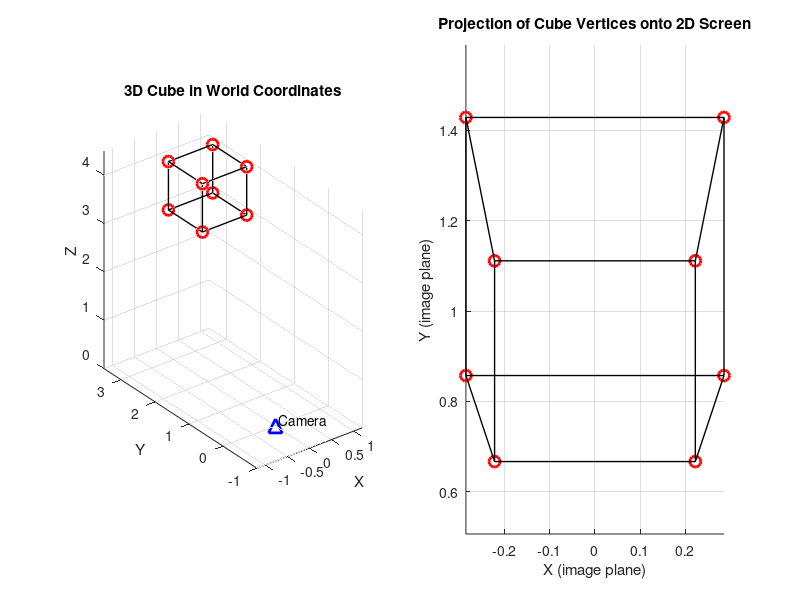

Source code (MATLAB):
% MATLAB program to project 3D cube vertices onto a 2D screen using basic lens formulas
% with camera position and adjusted cube position.

% Clear workspace and command window
clear; clc; close all;

% Define the vertices of the cube in 3D space (centered at origin initially)
cubeVertices = [
    -0.5 -0.5 0.5;  % Vertex 1
     0.5 -0.5 0.5;  % Vertex 2
     0.5  0.5 0.5;  % Vertex 3
    -0.5  0.5 0.5;  % Vertex 4
    -0.5 -0.5 1.5;  % Vertex 5
     0.5 -0.5 1.5;  % Vertex 6
     0.5  0.5 1.5;  % Vertex 7
    -0.5  0.5 1.5   % Vertex 8
];

% Translate the cube to a new position
% Move the cube 2 units up along the y-axis and 3 units forward along the z-axis
cubeTranslation = [0, 2, 3]; % [x, y, z]
cubeVertices = cubeVertices + cubeTranslation;

% Define the pinhole camera position
cameraPosition = [0, 0, 0]; % Camera at origin

% Pinhole camera parameters
focalLength = 2; % Distance of the pinhole from the image plane (units)

% Initialize matrix for projected points
projectedVertices = zeros(size(cubeVertices, 1), 2);

% Apply the lens formula for each vertex
for i = 1:size(cubeVertices, 1)
    % Relative position of the vertex with respect to the camera
    x_rel = cubeVertices(i, 1) - cameraPosition(1);
    y_rel = cubeVertices(i, 2) - cameraPosition(2);
    z_rel = cubeVertices(i, 3) - cameraPosition(3);
    
    % Ensure z_rel > 0 to avoid projection issues
    if z_rel > 0
        x_proj = focalLength * (x_rel / z_rel); % Projected x-coordinate
        y_proj = focalLength * (y_rel / z_rel); % Projected y-coordinate
        projectedVertices(i, :) = [x_proj, y_proj];
    else
        % If z_rel <= 0, projection is undefined (behind the camera)
        projectedVertices(i, :) = [NaN, NaN];
    end
end

% Plot the 3D cube in its translated position
figure;

% First subplot for 3D visualization
subplot(1, 2, 1); 
hold on;
grid on;
title('3D Cube in World Coordinates');
xlabel('X');
ylabel('Y');
zlabel('Z');
axis equal;
view(3);

% Plot cube vertices in 3D
plot3(cubeVertices(:, 1), cubeVertices(:, 2), cubeVertices(:, 3), 'ro', 'MarkerSize', 8, 'LineWidth', 2);

% Connect the cube vertices with lines in 3D (forming cube edges)
% Define the cube edges based on the vertex indices
edges = [
    1 2; 2 3; 3 4; 4 1;  % Bottom face
    5 6; 6 7; 7 8; 8 5;  % Top face
    1 5; 2 6; 3 7; 4 8   % Vertical edges
];

% Plot the edges of the cube in 3D
for i = 1:size(edges, 1)
    plot3([cubeVertices(edges(i, 1), 1), cubeVertices(edges(i, 2), 1)], ...
          [cubeVertices(edges(i, 1), 2), cubeVertices(edges(i, 2), 2)], ...
          [cubeVertices(edges(i, 1), 3), cubeVertices(edges(i, 2), 3)], 'k-', 'LineWidth', 1);
end

% Highlight camera position
plot3(cameraPosition(1), cameraPosition(2), cameraPosition(3), 'b^', 'MarkerSize', 10, 'LineWidth', 2);
text(cameraPosition(1), cameraPosition(2), cameraPosition(3), ' Camera', 'VerticalAlignment', 'bottom');
hold off;

% Second subplot for 2D projection visualization
subplot(1, 2, 2); 
hold on;
axis equal;
grid on;
title('Projection of Cube Vertices onto 2D Screen');
xlabel('X (image plane)');
ylabel('Y (image plane)');

% Plot the projected vertices as red circles
plot(projectedVertices(:, 1), projectedVertices(:, 2), 'ro', 'MarkerSize', 8, 'LineWidth', 2);

% Connect the projected vertices with lines in 2D (forming projected cube edges)
for i = 1:size(edges, 1)
    plot([projectedVertices(edges(i, 1), 1), projectedVertices(edges(i, 2), 1)], ...
         [projectedVertices(edges(i, 1), 2), projectedVertices(edges(i, 2), 2)], 'k-', 'LineWidth', 1);
end

hold off;
